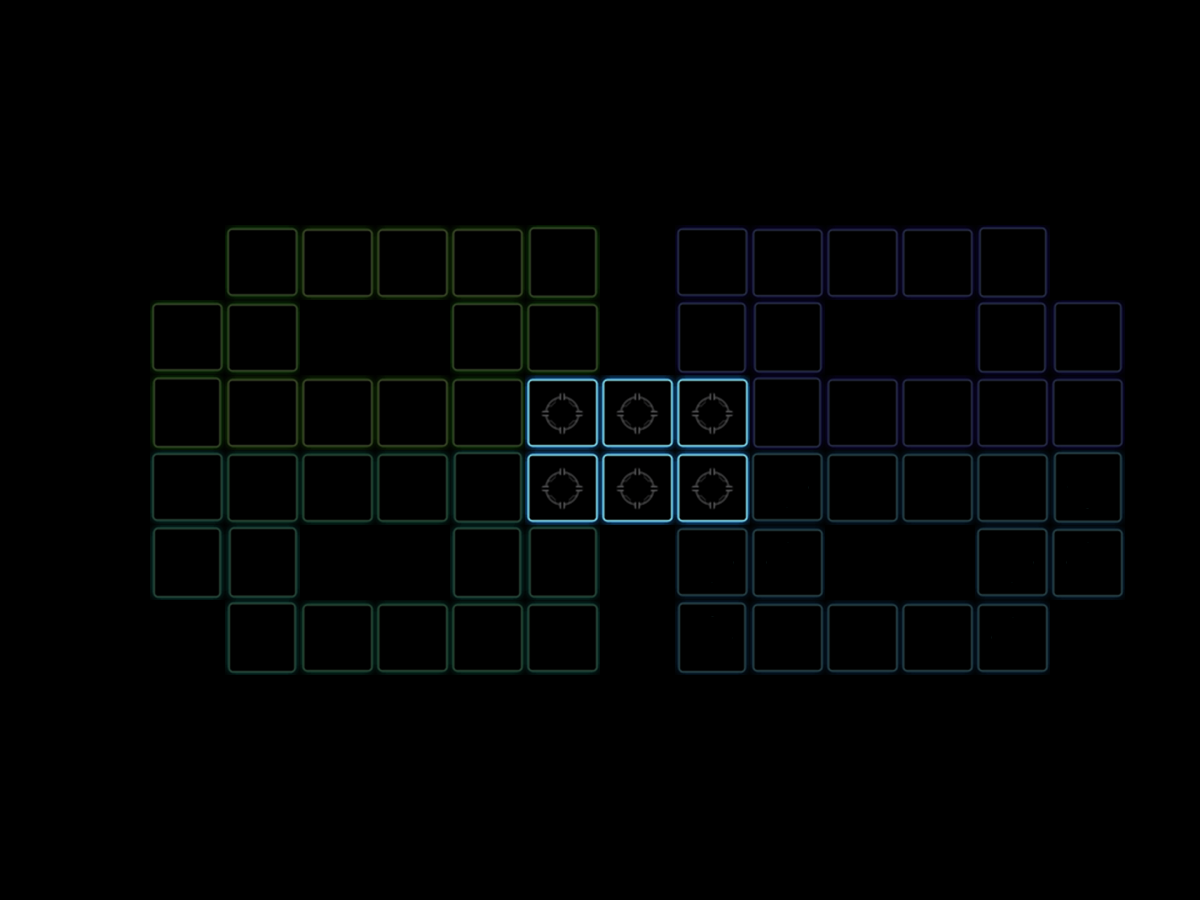

Below is a game level as drawn by its tile map, then a one-line description and the .tmx that defines it (tile-layer data replaced by summaries):
An orthogonal 16x12 tile map with 75x75 px tiles, 5 tile layers (road1, road2, road3, road4, ...), 10 tilesets.

<map version="1.0" tiledversion="1.1.6" orientation="orthogonal" renderorder="left-down" width="16" height="12" tilewidth="75" tileheight="75" infinite="0" nextobjectid="1">
 <tileset firstgid="1" source="battle.tsx" />
 <tileset firstgid="2" source="heroPos.tsx" />
 <tileset firstgid="3" source="lr.tsx" />
 <tileset firstgid="4" source="lt.tsx" />
 <tileset firstgid="5" source="lr_r1.tsx" />
 <tileset firstgid="6" source="lt_r1.tsx" />
 <tileset firstgid="7" source="lr_r2.tsx" />
 <tileset firstgid="8" source="lt_r2.tsx" />
 <tileset firstgid="9" source="lr_r3.tsx" />
 <tileset firstgid="10" source="lt_r3.tsx" />
 <layer name="road1" width="16" height="12">
  <data>[192 cells, 14 non-empty, 2 distinct tile ids]</data>
 </layer>
 <layer name="road2" width="16" height="12">
  <data>[192 cells, 14 non-empty, 2 distinct tile ids]</data>
 </layer>
 <layer name="road3" width="16" height="12">
  <data>[192 cells, 14 non-empty, 2 distinct tile ids]</data>
 </layer>
 <layer name="road4" width="16" height="12">
  <data>[192 cells, 14 non-empty, 2 distinct tile ids]</data>
 </layer>
 <layer name="tower" width="16" height="12">
  <data>[192 cells, 6 non-empty, 1 distinct tile ids]</data>
 </layer>
</map>
